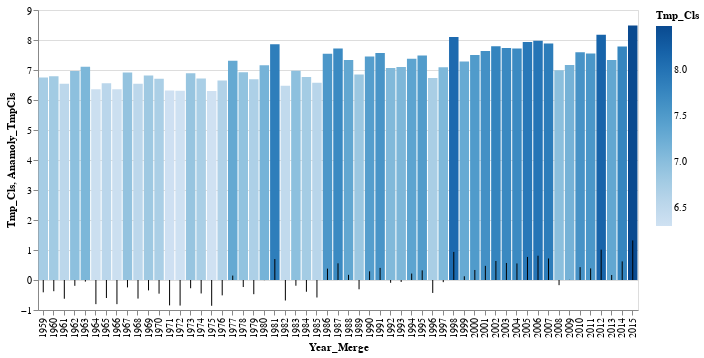

Notebook source saved alongside this figure:
### Code cell
# Mean annual Temperature + Anamoly for 57 years
import altair as alt
from vega_datasets import data

#iris = data.iris.url

chart1 = alt.Chart(df_merged_final).encode(
    x='Year_Merge:O',
    y='Tmp_Cls:Q',
    color='Tmp_Cls:Q'
).properties(
    height=300,
    width=600
)

chart2 = alt.Chart(df_merged_final).encode(
    x= 'Year_Merge:O',
    y='Anamoly_TmpCls:Q',#, bin=alt.Bin(maxbins=30)),
    #color='MLHawai_CO2ppm:Q'
).properties(
    height=300,
    width=600
)

alt.layer(chart1.mark_bar(),chart2.mark_rule())

### Figure 1 — Vega-Lite specification as saved in the notebook (floating-point values rounded to 4 significant figures)
{"config": {"view": {"continuousWidth": 400, "continuousHeight": 300}}, "layer": [{"mark": "bar", "encoding": {"color": {"type": "quantitative", "field": "Tmp_Cls"}, "x": {"type": "ordinal", "field": "Year_Merge"}, "y": {"type": "quantitative", "field": "Tmp_Cls"}}, "height": 300, "width": 600}, {"mark": "rule", "encoding": {"x": {"type": "ordinal", "field": "Year_Merge"}, "y": {"type": "quantitative", "field": "Anamoly_TmpCls"}}, "height": 300, "width": 600}], "data": {"name": "data-4daf610280fa89058836c62719f49323"}, "$schema": "https://vega.github.io/schema/vega-lite/v4.8.1.json", "datasets": {"data-4daf610280fa89058836c62719f49323": [{"Year_Merge": 1959, "Rnf_MM": 54.3, "Anamoly_RnfMM": -0.6888, "Tmp_Cls": 6.752, "Anamoly_TmpCls": -0.4105, "CSIRO_ASLinches": 4.358, "Anamoly_CSIRO_ASLinches": -1.939, "MLHawai_CO2ppm": 316.0, "Anamoly_CO2ppm": -35.67}, {"Year_Merge": 1960, "Rnf_MM": 52.34, "Anamoly_RnfMM": -2.641, "Tmp_Cls": 6.788, "Anamoly_TmpCls": -0.3738, "CSIRO_ASLinches": 4.504, "Anamoly_CSIRO_ASLinches": -1.793, "MLHawai_CO2ppm": 316.9, "Anamoly_CO2ppm": -34.73}, {"Year_Merge": 1961, "Rnf_MM": 56.53, "Anamoly_RnfMM": 1.543, "Tmp_Cls": 6.538, "Anamoly_TmpCls": -0.6246, "CSIRO_ASLinches": 4.748, "Anamoly_CSIRO_ASLinches": -1.549, "MLHawai_CO2ppm": 317.6, "Anamoly_CO2ppm": -34.0}, {"Year_Merge": 1962, "Rnf_MM": 51.67, "Anamoly_RnfMM": -3.312, "Tmp_Cls": 6.968, "Anamoly_TmpCls": -0.1939, "CSIRO_ASLinches": 4.543, "Anamoly_CSIRO_ASLinches": -1.754, "MLHawai_CO2ppm": 318.4, "Anamoly_CO2ppm": -33.19}, {"Year_Merge": 1963, "Rnf_MM": 48.88, "Anamoly_RnfMM": -6.1, "Tmp_Cls": 7.108, "Anamoly_TmpCls": -0.05379, "CSIRO_ASLinches": 4.48, "Anamoly_CSIRO_ASLinches": -1.817, "MLHawai_CO2ppm": 319.0, "Anamoly_CO2ppm": -32.65}, {"Year_Merge": 1964, "Rnf_MM": 53.14, "Anamoly_RnfMM": -1.84, "Tmp_Cls": 6.357, "Anamoly_TmpCls": -0.8052, "CSIRO_ASLinches": 4.169, "Anamoly_CSIRO_ASLinches": -2.128, "MLHawai_CO2ppm": 319.6, "Anamoly_CO2ppm": -32.02}, {"Year_Merge": 1965, "Rnf_MM": 54.98, "Anamoly_RnfMM": -0.007966, "Tmp_Cls": 6.562, "Anamoly_TmpCls": -0.6001, "CSIRO_ASLinches": 4.61, "Anamoly_CSIRO_ASLinches": -1.687, "MLHawai_CO2ppm": 320.0, "Anamoly_CO2ppm": -31.6}, {"Year_Merge": 1966, "Rnf_MM": 48.79, "Anamoly_RnfMM": -6.193, "Tmp_Cls": 6.357, "Anamoly_TmpCls": -0.8049, "CSIRO_ASLinches": 4.398, "Anamoly_CSIRO_ASLinches": -1.9, "MLHawai_CO2ppm": 321.4, "Anamoly_CO2ppm": -30.26}, {"Year_Merge": 1967, "Rnf_MM": 54.02, "Anamoly_RnfMM": -0.961, "Tmp_Cls": 6.916, "Anamoly_TmpCls": -0.2466, "CSIRO_ASLinches": 4.453, "Anamoly_CSIRO_ASLinches": -1.844, "MLHawai_CO2ppm": 322.2, "Anamoly_CO2ppm": -29.48}, {"Year_Merge": 1968, "Rnf_MM": 52.78, "Anamoly_RnfMM": -2.208, "Tmp_Cls": 6.543, "Anamoly_TmpCls": -0.6193, "CSIRO_ASLinches": 4.484, "Anamoly_CSIRO_ASLinches": -1.813, "MLHawai_CO2ppm": 323.0, "Anamoly_CO2ppm": -28.6}, {"Year_Merge": 1969, "Rnf_MM": 52.82, "Anamoly_RnfMM": -2.168, "Tmp_Cls": 6.816, "Anamoly_TmpCls": -0.3459, "CSIRO_ASLinches": 4.752, "Anamoly_CSIRO_ASLinches": -1.545, "MLHawai_CO2ppm": 324.6, "Anamoly_CO2ppm": -27.02}, {"Year_Merge": 1970, "Rnf_MM": 52.84, "Anamoly_RnfMM": -2.149, "Tmp_Cls": 6.707, "Anamoly_TmpCls": -0.4553, "CSIRO_ASLinches": 4.677, "Anamoly_CSIRO_ASLinches": -1.62, "MLHawai_CO2ppm": 325.7, "Anamoly_CO2ppm": -25.96}, {"Year_Merge": 1971, "Rnf_MM": 54.01, "Anamoly_RnfMM": -0.9782, "Tmp_Cls": 6.316, "Anamoly_TmpCls": -0.8466, "CSIRO_ASLinches": 4.882, "Anamoly_CSIRO_ASLinches": -1.415, "MLHawai_CO2ppm": 326.3, "Anamoly_CO2ppm": -25.32}, {"Year_Merge": 1972, "Rnf_MM": 55.37, "Anamoly_RnfMM": 0.3863, "Tmp_Cls": 6.309, "Anamoly_TmpCls": -0.8527, "CSIRO_ASLinches": 5.24, "Anamoly_CSIRO_ASLinches": -1.057, "MLHawai_CO2ppm": 327.4, "Anamoly_CO2ppm": -24.19}, {"Year_Merge": 1973, "Rnf_MM": 60.52, "Anamoly_RnfMM": 5.536, "Tmp_Cls": 6.888, "Anamoly_TmpCls": -0.2746, "CSIRO_ASLinches": 5.004, "Anamoly_CSIRO_ASLinches": -1.293, "MLHawai_CO2ppm": 329.7, "Anamoly_CO2ppm": -21.96}, {"Year_Merge": 1974, "Rnf_MM": 53.78, "Anamoly_RnfMM": -1.21, "Tmp_Cls": 6.714, "Anamoly_TmpCls": -0.4485, "CSIRO_ASLinches": 5.472, "Anamoly_CSIRO_ASLinches": -0.8248, "MLHawai_CO2ppm": 330.2, "Anamoly_CO2ppm": -21.46}, {"Year_Merge": 1975, "Rnf_MM": 57.85, "Anamoly_RnfMM": 2.86, "Tmp_Cls": 6.302, "Anamoly_TmpCls": -0.8597, "CSIRO_ASLinches": 5.409, "Anamoly_CSIRO_ASLinches": -0.8878, "MLHawai_CO2ppm": 331.1, "Anamoly_CO2ppm": -20.56}, {"Year_Merge": 1976, "Rnf_MM": 47.51, "Anamoly_RnfMM": -7.474, "Tmp_Cls": 6.65, "Anamoly_TmpCls": -0.512, "CSIRO_ASLinches": 5.37, "Anamoly_CSIRO_ASLinches": -0.9271, "MLHawai_CO2ppm": 332.1, "Anamoly_CO2ppm": -19.59}, {"Year_Merge": 1977, "Rnf_MM": 54.33, "Anamoly_RnfMM": -0.6563, "Tmp_Cls": 7.309, "Anamoly_TmpCls": 0.1469, "CSIRO_ASLinches": 5.303, "Anamoly_CSIRO_ASLinches": -0.9941, "MLHawai_CO2ppm": 333.8, "Anamoly_CO2ppm": -17.86}, {"Year_Merge": 1978, "Rnf_MM": 53.98, "Anamoly_RnfMM": -1.008, "Tmp_Cls": 6.928, "Anamoly_TmpCls": -0.2342, "CSIRO_ASLinches": 5.555, "Anamoly_CSIRO_ASLinches": -0.7421, "MLHawai_CO2ppm": 335.4, "Anamoly_CO2ppm": -16.23}, {"Year_Merge": 1979, "Rnf_MM": 58.36, "Anamoly_RnfMM": 3.37, "Tmp_Cls": 6.689, "Anamoly_TmpCls": -0.4732, "CSIRO_ASLinches": 5.362, "Anamoly_CSIRO_ASLinches": -0.935, "MLHawai_CO2ppm": 336.8, "Anamoly_CO2ppm": -14.86}, {"Year_Merge": 1980, "Rnf_MM": 51.57, "Anamoly_RnfMM": -3.414, "Tmp_Cls": 7.156, "Anamoly_TmpCls": -0.006148, "CSIRO_ASLinches": 5.598, "Anamoly_CSIRO_ASLinches": -0.6988, "MLHawai_CO2ppm": 338.7, "Anamoly_CO2ppm": -12.96}, {"Year_Merge": 1981, "Rnf_MM": 54.8, "Anamoly_RnfMM": -0.1876, "Tmp_Cls": 7.861, "Anamoly_TmpCls": 0.6986, "CSIRO_ASLinches": 6.087, "Anamoly_CSIRO_ASLinches": -0.2106, "MLHawai_CO2ppm": 340.1, "Anamoly_CO2ppm": -11.54}, {"Year_Merge": 1982, "Rnf_MM": 60.98, "Anamoly_RnfMM": 5.991, "Tmp_Cls": 6.478, "Anamoly_TmpCls": -0.6837, "CSIRO_ASLinches": 5.858, "Anamoly_CSIRO_ASLinches": -0.4389, "MLHawai_CO2ppm": 341.4, "Anamoly_CO2ppm": -10.2}, {"Year_Merge": 1983, "Rnf_MM": 60.6, "Anamoly_RnfMM": 5.612, "Tmp_Cls": 6.971, "Anamoly_TmpCls": -0.191, "CSIRO_ASLinches": 6.189, "Anamoly_CSIRO_ASLinches": -0.1082, "MLHawai_CO2ppm": 343.0, "Anamoly_CO2ppm": -8.607}, {"Year_Merge": 1984, "Rnf_MM": 55.44, "Anamoly_RnfMM": 0.4597, "Tmp_Cls": 6.77, "Anamoly_TmpCls": -0.392, "CSIRO_ASLinches": 6.154, "Anamoly_CSIRO_ASLinches": -0.1437, "MLHawai_CO2ppm": 344.6, "Anamoly_CO2ppm": -7.057}, {"Year_Merge": 1985, "Rnf_MM": 55.14, "Anamoly_RnfMM": 0.152, "Tmp_Cls": 6.578, "Anamoly_TmpCls": -0.5837, "CSIRO_ASLinches": 5.748, "Anamoly_CSIRO_ASLinches": -0.5492, "MLHawai_CO2ppm": 346.0, "Anamoly_CO2ppm": -5.597}, {"Year_Merge": 1986, "Rnf_MM": 56.68, "Anamoly_RnfMM": 1.699, "Tmp_Cls": 7.542, "Anamoly_TmpCls": 0.3797, "CSIRO_ASLinches": 5.772, "Anamoly_CSIRO_ASLinches": -0.5256, "MLHawai_CO2ppm": 347.4, "Anamoly_CO2ppm": -4.247}, {"Year_Merge": 1987, "Rnf_MM": 52.63, "Anamoly_RnfMM": -2.354, "Tmp_Cls": 7.718, "Anamoly_TmpCls": 0.556, "CSIRO_ASLinches": 5.795, "Anamoly_CSIRO_ASLinches": -0.5019, "MLHawai_CO2ppm": 349.2, "Anamoly_CO2ppm": -2.477}, {"Year_Merge": 1988, "Rnf_MM": 47.88, "Anamoly_RnfMM": -7.108, "Tmp_Cls": 7.334, "Anamoly_TmpCls": 0.1723, "CSIRO_ASLinches": 5.98, "Anamoly_CSIRO_ASLinches": -0.3169, "MLHawai_CO2ppm": 351.6, "Anamoly_CO2ppm": -0.07719}, {"Year_Merge": 1989, "Rnf_MM": 54.38, "Anamoly_RnfMM": -0.6059, "Tmp_Cls": 6.853, "Anamoly_TmpCls": -0.3093, "CSIRO_ASLinches": 6.157, "Anamoly_CSIRO_ASLinches": -0.1397, "MLHawai_CO2ppm": 353.1, "Anamoly_CO2ppm": 1.433}, {"Year_Merge": 1990, "Rnf_MM": 59.24, "Anamoly_RnfMM": 4.254, "Tmp_Cls": 7.451, "Anamoly_TmpCls": 0.2891, "CSIRO_ASLinches": 6.232, "Anamoly_CSIRO_ASLinches": -0.06493, "MLHawai_CO2ppm": 354.4, "Anamoly_CO2ppm": 2.713}, {"Year_Merge": 1991, "Rnf_MM": 56.85, "Anamoly_RnfMM": 1.863, "Tmp_Cls": 7.566, "Anamoly_TmpCls": 0.4037, "CSIRO_ASLinches": 6.335, "Anamoly_CSIRO_ASLinches": 0.03744, "MLHawai_CO2ppm": 355.6, "Anamoly_CO2ppm": 3.933}, {"Year_Merge": 1992, "Rnf_MM": 56.48, "Anamoly_RnfMM": 1.499, "Tmp_Cls": 7.069, "Anamoly_TmpCls": -0.09295, "CSIRO_ASLinches": 6.358, "Anamoly_CSIRO_ASLinches": 0.06106, "MLHawai_CO2ppm": 356.4, "Anamoly_CO2ppm": 4.743}, {"Year_Merge": 1993, "Rnf_MM": 58.93, "Anamoly_RnfMM": 3.948, "Tmp_Cls": 7.096, "Anamoly_TmpCls": -0.06578, "CSIRO_ASLinches": 6.291, "Anamoly_CSIRO_ASLinches": -0.005871, "MLHawai_CO2ppm": 357.1, "Anamoly_CO2ppm": 5.433}, {"Year_Merge": 1994, "Rnf_MM": 55.55, "Anamoly_RnfMM": 0.5642, "Tmp_Cls": 7.377, "Anamoly_TmpCls": 0.2148, "CSIRO_ASLinches": 6.5, "Anamoly_CSIRO_ASLinches": 0.2028, "MLHawai_CO2ppm": 358.8, "Anamoly_CO2ppm": 7.183}, {"Year_Merge": 1995, "Rnf_MM": 56.57, "Anamoly_RnfMM": 1.586, "Tmp_Cls": 7.484, "Anamoly_TmpCls": 0.3218, "CSIRO_ASLinches": 6.618, "Anamoly_CSIRO_ASLinches": 0.3209, "MLHawai_CO2ppm": 360.8, "Anamoly_CO2ppm": 9.163}, {"Year_Merge": 1996, "Rnf_MM": 58.43, "Anamoly_RnfMM": 3.441, "Tmp_Cls": 6.731, "Anamoly_TmpCls": -0.4315, "CSIRO_ASLinches": 6.787, "Anamoly_CSIRO_ASLinches": 0.4902, "MLHawai_CO2ppm": 362.6, "Anamoly_CO2ppm": 10.95}, {"Year_Merge": 1997, "Rnf_MM": 55.71, "Anamoly_RnfMM": 0.7273, "Tmp_Cls": 7.091, "Anamoly_TmpCls": -0.07145, "CSIRO_ASLinches": 7.067, "Anamoly_CSIRO_ASLinches": 0.7697, "MLHawai_CO2ppm": 363.7, "Anamoly_CO2ppm": 12.07}, {"Year_Merge": 1998, "Rnf_MM": 59.98, "Anamoly_RnfMM": 4.991, "Tmp_Cls": 8.098, "Anamoly_TmpCls": 0.9355, "CSIRO_ASLinches": 6.665, "Anamoly_CSIRO_ASLinches": 0.3681, "MLHawai_CO2ppm": 366.6, "Anamoly_CO2ppm": 15.01}, {"Year_Merge": 1999, "Rnf_MM": 51.96, "Anamoly_RnfMM": -3.029, "Tmp_Cls": 7.287, "Anamoly_TmpCls": 0.1244, "CSIRO_ASLinches": 7.012, "Anamoly_CSIRO_ASLinches": 0.7146, "MLHawai_CO2ppm": 368.3, "Anamoly_CO2ppm": 16.69}, {"Year_Merge": 2000, "Rnf_MM": 52.33, "Anamoly_RnfMM": -2.657, "Tmp_Cls": 7.496, "Anamoly_TmpCls": 0.3342, "CSIRO_ASLinches": 7.063, "Anamoly_CSIRO_ASLinches": 0.7658, "MLHawai_CO2ppm": 369.5, "Anamoly_CO2ppm": 17.88}, {"Year_Merge": 2001, "Rnf_MM": 52.54, "Anamoly_RnfMM": -2.448, "Tmp_Cls": 7.633, "Anamoly_TmpCls": 0.4711, "CSIRO_ASLinches": 7.287, "Anamoly_CSIRO_ASLinches": 0.9902, "MLHawai_CO2ppm": 371.1, "Anamoly_CO2ppm": 19.49}, {"Year_Merge": 2002, "Rnf_MM": 52.22, "Anamoly_RnfMM": -2.761, "Tmp_Cls": 7.795, "Anamoly_TmpCls": 0.6328, "CSIRO_ASLinches": 7.382, "Anamoly_CSIRO_ASLinches": 1.085, "MLHawai_CO2ppm": 373.2, "Anamoly_CO2ppm": 21.58}, {"Year_Merge": 2003, "Rnf_MM": 54.82, "Anamoly_RnfMM": -0.1645, "Tmp_Cls": 7.73, "Anamoly_TmpCls": 0.5677, "CSIRO_ASLinches": 7.76, "Anamoly_CSIRO_ASLinches": 1.463, "MLHawai_CO2ppm": 375.8, "Anamoly_CO2ppm": 24.13}, {"Year_Merge": 2004, "Rnf_MM": 58.26, "Anamoly_RnfMM": 3.275, "Tmp_Cls": 7.714, "Anamoly_TmpCls": 0.5514, "CSIRO_ASLinches": 7.74, "Anamoly_CSIRO_ASLinches": 1.443, "MLHawai_CO2ppm": 377.5, "Anamoly_CO2ppm": 25.85}, {"Year_Merge": 2005, "Rnf_MM": 54.75, "Anamoly_RnfMM": -0.2321, "Tmp_Cls": 7.931, "Anamoly_TmpCls": 0.7689, "CSIRO_ASLinches": 7.744, "Anamoly_CSIRO_ASLinches": 1.447, "MLHawai_CO2ppm": 379.8, "Anamoly_CO2ppm": 28.16}, {"Year_Merge": 2006, "Rnf_MM": 53.84, "Anamoly_RnfMM": -1.14, "Tmp_Cls": 7.972, "Anamoly_TmpCls": 0.8096, "CSIRO_ASLinches": 7.917, "Anamoly_CSIRO_ASLinches": 1.62, "MLHawai_CO2ppm": 381.9, "Anamoly_CO2ppm": 30.26}, {"Year_Merge": 2007, "Rnf_MM": 51.98, "Anamoly_RnfMM": -3.001, "Tmp_Cls": 7.879, "Anamoly_TmpCls": 0.7173, "CSIRO_ASLinches": 7.996, "Anamoly_CSIRO_ASLinches": 1.699, "MLHawai_CO2ppm": 383.8, "Anamoly_CO2ppm": 32.12}, {"Year_Merge": 2008, "Rnf_MM": 55.85, "Anamoly_RnfMM": 0.8619, "Tmp_Cls": 6.99, "Anamoly_TmpCls": -0.1719, "CSIRO_ASLinches": 8.35, "Anamoly_CSIRO_ASLinches": 2.053, "MLHawai_CO2ppm": 385.6, "Anamoly_CO2ppm": 33.95}, {"Year_Merge": 2009, "Rnf_MM": 56.33, "Anamoly_RnfMM": 1.343, "Tmp_Cls": 7.167, "Anamoly_TmpCls": 0.005276, "CSIRO_ASLinches": 8.587, "Anamoly_CSIRO_ASLinches": 2.289, "MLHawai_CO2ppm": 387.4, "Anamoly_CO2ppm": 35.73}, {"Year_Merge": 2010, "Rnf_MM": 55.44, "Anamoly_RnfMM": 0.4514, "Tmp_Cls": 7.591, "Anamoly_TmpCls": 0.4292, "CSIRO_ASLinches": 8.902, "Anamoly_CSIRO_ASLinches": 2.604, "MLHawai_CO2ppm": 389.9, "Anamoly_CO2ppm": 38.21}, {"Year_Merge": 2011, "Rnf_MM": 56.06, "Anamoly_RnfMM": 1.079, "Tmp_Cls": 7.548, "Anamoly_TmpCls": 0.386, "CSIRO_ASLinches": 8.965, "Anamoly_CSIRO_ASLinches": 2.667, "MLHawai_CO2ppm": 391.6, "Anamoly_CO2ppm": 39.99}, {"Year_Merge": 2012, "Rnf_MM": 52.16, "Anamoly_RnfMM": -2.829, "Tmp_Cls": 8.174, "Anamoly_TmpCls": 1.012, "CSIRO_ASLinches": 9.327, "Anamoly_CSIRO_ASLinches": 3.03, "MLHawai_CO2ppm": 393.8, "Anamoly_CO2ppm": 42.18}, {"Year_Merge": 2013, "Rnf_MM": 58.49, "Anamoly_RnfMM": 3.506, "Tmp_Cls": 7.329, "Anamoly_TmpCls": 0.1673, "CSIRO_ASLinches": 8.98, "Anamoly_CSIRO_ASLinches": 2.683, "MLHawai_CO2ppm": 396.5, "Anamoly_CO2ppm": 44.84}, {"Year_Merge": 2014, "Rnf_MM": 57.03, "Anamoly_RnfMM": 2.047, "Tmp_Cls": 7.782, "Anamoly_TmpCls": 0.6203, "CSIRO_ASLinches": 8.98, "Anamoly_CSIRO_ASLinches": 2.683, "MLHawai_CO2ppm": 398.6, "Anamoly_CO2ppm": 46.97}, {"Year_Merge": 2015, "Rnf_MM": 63.47, "Anamoly_RnfMM": 8.481, "Tmp_Cls": 8.481, "Anamoly_TmpCls": 1.319, "CSIRO_ASLinches": 8.98, "Anamoly_CSIRO_ASLinches": 2.683, "MLHawai_CO2ppm": 400.8, "Anamoly_CO2ppm": 49.19}]}}
